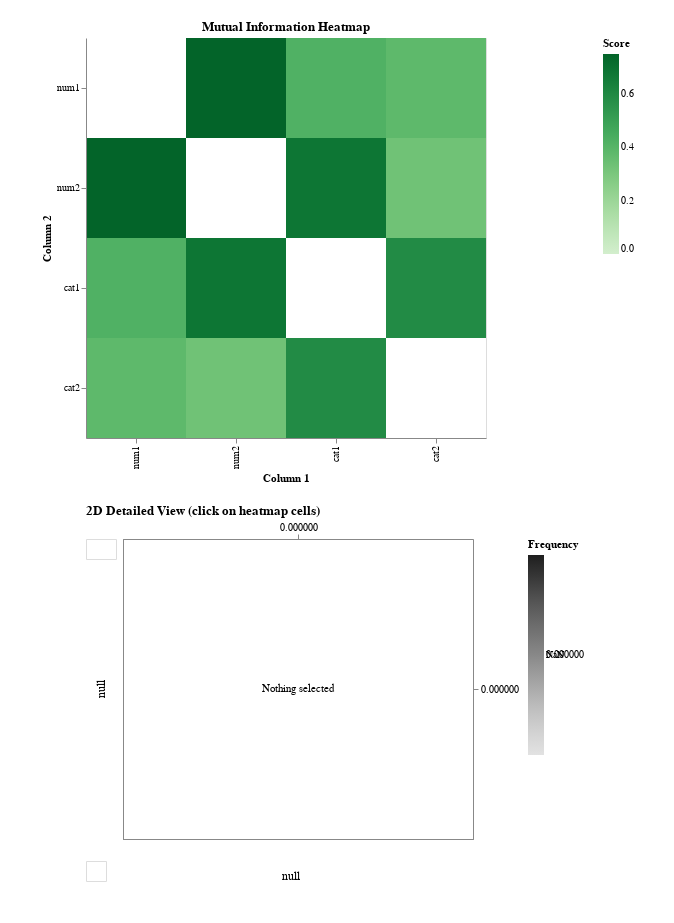

The notebook cell this image was saved under:
### Code cell
plot_heatmap(df, detailed_df=detailed_df, interactive=True)
